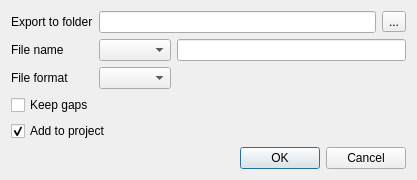
<?xml version="1.0" encoding="UTF-8"?>
<ui version="4.0">
 <class>U2::SaveSelectedSequenceFromMSADialog</class>
 <widget class="QDialog" name="U2::SaveSelectedSequenceFromMSADialog">
  <property name="geometry">
   <rect>
    <x>0</x>
    <y>0</y>
    <width>416</width>
    <height>179</height>
   </rect>
  </property>
  <property name="windowTitle">
   <string>Export Selected Sequence(s)</string>
  </property>
  <property name="modal">
   <bool>true</bool>
  </property>
  <layout class="QVBoxLayout" name="verticalLayout">
   <item>
    <layout class="QGridLayout" name="gridLayout">
     <item row="0" column="0">
      <widget class="QLabel" name="folderLabel">
       <property name="text">
        <string>Export to folder</string>
       </property>
      </widget>
     </item>
     <item row="0" column="1" colspan="2">
      <layout class="QHBoxLayout" name="horizontalLayout">
       <item>
        <widget class="QLineEdit" name="folderNameEdit"/>
       </item>
       <item>
        <widget class="QToolButton" name="folderButton">
         <property name="text">
          <string>...</string>
         </property>
        </widget>
       </item>
      </layout>
     </item>
     <item row="1" column="0">
      <widget class="QLabel" name="fileNameLabel">
       <property name="text">
        <string>File name</string>
       </property>
      </widget>
     </item>
     <item row="1" column="1">
      <widget class="QComboBox" name="fileNameCombo"/>
     </item>
     <item row="1" column="2">
      <widget class="QLineEdit" name="customFileNameEdit"/>
     </item>
     <item row="2" column="0">
      <widget class="QLabel" name="formatLabel">
       <property name="text">
        <string>File format</string>
       </property>
      </widget>
     </item>
     <item row="2" column="1">
      <widget class="QComboBox" name="formatCombo"/>
     </item>
    </layout>
   </item>
   <item>
    <widget class="QCheckBox" name="keepGapsBox">
     <property name="text">
      <string>Keep gaps</string>
     </property>
     <property name="checked">
      <bool>false</bool>
     </property>
    </widget>
   </item>
   <item>
    <widget class="QCheckBox" name="addToProjectBox">
     <property name="text">
      <string>Add to project</string>
     </property>
     <property name="checked">
      <bool>true</bool>
     </property>
    </widget>
   </item>
   <item>
    <spacer name="verticalSpacer">
     <property name="orientation">
      <enum>Qt::Vertical</enum>
     </property>
     <property name="sizeHint" stdset="0">
      <size>
       <width>395</width>
       <height>0</height>
      </size>
     </property>
    </spacer>
   </item>
   <item>
    <widget class="QDialogButtonBox" name="buttonBox">
     <property name="standardButtons">
      <set>QDialogButtonBox::Cancel|QDialogButtonBox::Ok</set>
     </property>
    </widget>
   </item>
  </layout>
 </widget>
 <resources/>
 <connections>
  <connection>
   <sender>buttonBox</sender>
   <signal>accepted()</signal>
   <receiver>U2::SaveSelectedSequenceFromMSADialog</receiver>
   <slot>accept()</slot>
   <hints>
    <hint type="sourcelabel">
     <x>207</x>
     <y>174</y>
    </hint>
    <hint type="destinationlabel">
     <x>207</x>
     <y>97</y>
    </hint>
   </hints>
  </connection>
  <connection>
   <sender>buttonBox</sender>
   <signal>rejected()</signal>
   <receiver>U2::SaveSelectedSequenceFromMSADialog</receiver>
   <slot>reject()</slot>
   <hints>
    <hint type="sourcelabel">
     <x>207</x>
     <y>174</y>
    </hint>
    <hint type="destinationlabel">
     <x>207</x>
     <y>97</y>
    </hint>
   </hints>
  </connection>
 </connections>
</ui>
